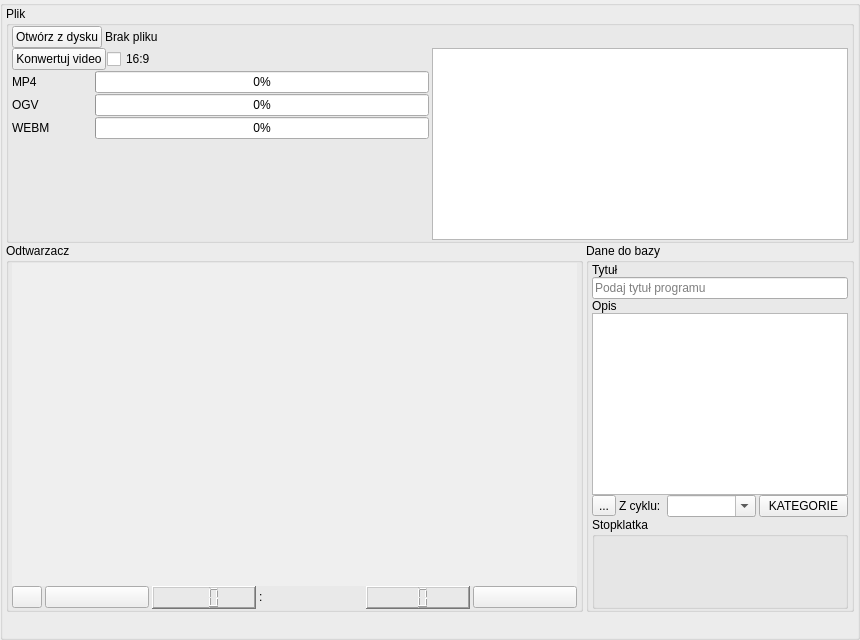
<?xml version="1.0" encoding="UTF-8"?>
<ui version="4.0">
 <class>programGroupBox</class>
 <widget class="QGroupBox" name="programGroupBox">
  <property name="geometry">
   <rect>
    <x>0</x>
    <y>0</y>
    <width>860</width>
    <height>640</height>
   </rect>
  </property>
  <property name="sizePolicy">
   <sizepolicy hsizetype="Fixed" vsizetype="Fixed">
    <horstretch>0</horstretch>
    <verstretch>0</verstretch>
   </sizepolicy>
  </property>
  <property name="minimumSize">
   <size>
    <width>860</width>
    <height>640</height>
   </size>
  </property>
  <property name="windowTitle">
   <string>GroupBox</string>
  </property>
  <property name="title">
   <string/>
  </property>
  <property name="alignment">
   <set>Qt::AlignLeading|Qt::AlignLeft|Qt::AlignTop</set>
  </property>
  <property name="flat">
   <bool>true</bool>
  </property>
  <layout class="QVBoxLayout" name="verticalLayout">
   <property name="spacing">
    <number>0</number>
   </property>
   <property name="leftMargin">
    <number>3</number>
   </property>
   <property name="topMargin">
    <number>0</number>
   </property>
   <property name="rightMargin">
    <number>3</number>
   </property>
   <property name="bottomMargin">
    <number>0</number>
   </property>
   <item>
    <widget class="QGroupBox" name="plikGroup">
     <property name="sizePolicy">
      <sizepolicy hsizetype="MinimumExpanding" vsizetype="Fixed">
       <horstretch>0</horstretch>
       <verstretch>0</verstretch>
      </sizepolicy>
     </property>
     <property name="title">
      <string>Plik</string>
     </property>
     <layout class="QVBoxLayout" name="verticalLayout_7">
      <property name="spacing">
       <number>0</number>
      </property>
      <property name="leftMargin">
       <number>3</number>
      </property>
      <property name="topMargin">
       <number>0</number>
      </property>
      <property name="rightMargin">
       <number>3</number>
      </property>
      <property name="bottomMargin">
       <number>0</number>
      </property>
      <item>
       <layout class="QHBoxLayout" name="horizontalLayout_9">
        <property name="spacing">
         <number>3</number>
        </property>
        <item>
         <widget class="QPushButton" name="openAviButton">
          <property name="sizePolicy">
           <sizepolicy hsizetype="Fixed" vsizetype="Fixed">
            <horstretch>0</horstretch>
            <verstretch>0</verstretch>
           </sizepolicy>
          </property>
          <property name="maximumSize">
           <size>
            <width>16777215</width>
            <height>22</height>
           </size>
          </property>
          <property name="text">
           <string>Otwórz z dysku</string>
          </property>
         </widget>
        </item>
        <item>
         <widget class="QLabel" name="nazwa_pliku">
          <property name="sizePolicy">
           <sizepolicy hsizetype="MinimumExpanding" vsizetype="Preferred">
            <horstretch>0</horstretch>
            <verstretch>0</verstretch>
           </sizepolicy>
          </property>
          <property name="text">
           <string>Brak pliku</string>
          </property>
         </widget>
        </item>
       </layout>
      </item>
      <item>
       <layout class="QHBoxLayout" name="horizontalLayout_11">
        <property name="spacing">
         <number>3</number>
        </property>
        <item>
         <layout class="QVBoxLayout" name="verticalLayout_2">
          <property name="spacing">
           <number>1</number>
          </property>
          <item>
           <layout class="QHBoxLayout" name="horizontalLayout_10">
            <item>
             <widget class="QPushButton" name="convertButton">
              <property name="sizePolicy">
               <sizepolicy hsizetype="Fixed" vsizetype="Fixed">
                <horstretch>0</horstretch>
                <verstretch>0</verstretch>
               </sizepolicy>
              </property>
              <property name="maximumSize">
               <size>
                <width>16777215</width>
                <height>22</height>
               </size>
              </property>
              <property name="text">
               <string>Konwertuj video</string>
              </property>
             </widget>
            </item>
            <item>
             <widget class="QCheckBox" name="wideCheckBox">
              <property name="text">
               <string>16:9</string>
              </property>
             </widget>
            </item>
           </layout>
          </item>
          <item>
           <layout class="QHBoxLayout" name="horizontalLayout_4">
            <property name="spacing">
             <number>3</number>
            </property>
            <item>
             <widget class="QLabel" name="MP4label">
              <property name="minimumSize">
               <size>
                <width>80</width>
                <height>0</height>
               </size>
              </property>
              <property name="text">
               <string>MP4</string>
              </property>
             </widget>
            </item>
            <item>
             <widget class="QProgressBar" name="mp4ProgressBar">
              <property name="sizePolicy">
               <sizepolicy hsizetype="MinimumExpanding" vsizetype="Fixed">
                <horstretch>0</horstretch>
                <verstretch>0</verstretch>
               </sizepolicy>
              </property>
              <property name="minimumSize">
               <size>
                <width>50</width>
                <height>0</height>
               </size>
              </property>
              <property name="maximumSize">
               <size>
                <width>16777215</width>
                <height>16777215</height>
               </size>
              </property>
              <property name="value">
               <number>0</number>
              </property>
              <property name="alignment">
               <set>Qt::AlignCenter</set>
              </property>
             </widget>
            </item>
           </layout>
          </item>
          <item>
           <layout class="QHBoxLayout" name="horizontalLayout_5">
            <property name="spacing">
             <number>3</number>
            </property>
            <item>
             <widget class="QLabel" name="OGVlabel">
              <property name="minimumSize">
               <size>
                <width>80</width>
                <height>0</height>
               </size>
              </property>
              <property name="text">
               <string>OGV</string>
              </property>
             </widget>
            </item>
            <item>
             <widget class="QProgressBar" name="ogvProgressBar">
              <property name="value">
               <number>0</number>
              </property>
              <property name="alignment">
               <set>Qt::AlignCenter</set>
              </property>
             </widget>
            </item>
           </layout>
          </item>
          <item>
           <layout class="QHBoxLayout" name="horizontalLayout_8">
            <property name="spacing">
             <number>3</number>
            </property>
            <item>
             <widget class="QLabel" name="WEBMlabel">
              <property name="minimumSize">
               <size>
                <width>80</width>
                <height>0</height>
               </size>
              </property>
              <property name="text">
               <string>WEBM</string>
              </property>
             </widget>
            </item>
            <item>
             <widget class="QProgressBar" name="webmProgressBar">
              <property name="value">
               <number>0</number>
              </property>
              <property name="alignment">
               <set>Qt::AlignCenter</set>
              </property>
             </widget>
            </item>
           </layout>
          </item>
          <item>
           <spacer name="verticalSpacer">
            <property name="orientation">
             <enum>Qt::Vertical</enum>
            </property>
            <property name="sizeHint" stdset="0">
             <size>
              <width>20</width>
              <height>0</height>
             </size>
            </property>
           </spacer>
          </item>
         </layout>
        </item>
        <item>
         <widget class="QTextBrowser" name="console">
          <property name="sizePolicy">
           <sizepolicy hsizetype="MinimumExpanding" vsizetype="Fixed">
            <horstretch>0</horstretch>
            <verstretch>0</verstretch>
           </sizepolicy>
          </property>
          <property name="minimumSize">
           <size>
            <width>0</width>
            <height>60</height>
           </size>
          </property>
          <property name="openLinks">
           <bool>false</bool>
          </property>
         </widget>
        </item>
       </layout>
      </item>
     </layout>
    </widget>
   </item>
   <item>
    <layout class="QHBoxLayout" name="horizontalLayout">
     <property name="spacing">
      <number>3</number>
     </property>
     <item>
      <widget class="QGroupBox" name="videoGroupBox">
       <property name="sizePolicy">
        <sizepolicy hsizetype="MinimumExpanding" vsizetype="Fixed">
         <horstretch>0</horstretch>
         <verstretch>0</verstretch>
        </sizepolicy>
       </property>
       <property name="minimumSize">
        <size>
         <width>360</width>
         <height>369</height>
        </size>
       </property>
       <property name="maximumSize">
        <size>
         <width>999</width>
         <height>369</height>
        </size>
       </property>
       <property name="title">
        <string>Odtwarzacz</string>
       </property>
       <property name="alignment">
        <set>Qt::AlignLeading|Qt::AlignLeft|Qt::AlignTop</set>
       </property>
       <layout class="QVBoxLayout" name="verticalLayout_3">
        <property name="spacing">
         <number>0</number>
        </property>
        <property name="leftMargin">
         <number>3</number>
        </property>
        <property name="topMargin">
         <number>0</number>
        </property>
        <property name="rightMargin">
         <number>3</number>
        </property>
        <property name="bottomMargin">
         <number>0</number>
        </property>
        <item>
         <widget class="QWidget" name="videoPlayer" native="true">
          <property name="sizePolicy">
           <sizepolicy hsizetype="MinimumExpanding" vsizetype="MinimumExpanding">
            <horstretch>0</horstretch>
            <verstretch>0</verstretch>
           </sizepolicy>
          </property>
          <property name="minimumSize">
           <size>
            <width>400</width>
            <height>226</height>
           </size>
          </property>
          <property name="baseSize">
           <size>
            <width>0</width>
            <height>0</height>
           </size>
          </property>
          <property name="autoFillBackground">
           <bool>true</bool>
          </property>
         </widget>
        </item>
        <item>
         <layout class="QHBoxLayout" name="horizontalLayout_7">
          <property name="spacing">
           <number>0</number>
          </property>
          <item>
           <layout class="QVBoxLayout" name="verticalLayout_5">
            <property name="spacing">
             <number>0</number>
            </property>
            <item>
             <layout class="QHBoxLayout" name="horizontalLayout_6">
              <property name="spacing">
               <number>3</number>
              </property>
              <item>
               <widget class="QPushButton" name="startButton">
                <property name="sizePolicy">
                 <sizepolicy hsizetype="Preferred" vsizetype="Fixed">
                  <horstretch>0</horstretch>
                  <verstretch>0</verstretch>
                 </sizepolicy>
                </property>
                <property name="maximumSize">
                 <size>
                  <width>30</width>
                  <height>16777215</height>
                 </size>
                </property>
                <property name="toolTip">
                 <string>Play</string>
                </property>
                <property name="text">
                 <string/>
                </property>
                <property name="icon">
                 <iconset resource="textedit.qrc">
                  <normaloff>:/images/media-playback-start.png</normaloff>:/images/media-playback-start.png</iconset>
                </property>
               </widget>
              </item>
              <item>
               <widget class="QPushButton" name="pauseButton">
                <property name="minimumSize">
                 <size>
                  <width>20</width>
                  <height>0</height>
                 </size>
                </property>
                <property name="toolTip">
                 <string>Pause</string>
                </property>
                <property name="text">
                 <string/>
                </property>
                <property name="icon">
                 <iconset resource="textedit.qrc">
                  <normaloff>:/images/media-playback-pause.png</normaloff>:/images/media-playback-pause.png</iconset>
                </property>
               </widget>
              </item>
              <item>
               <widget class="QLCDNumber" name="totalTimeMin">
                <property name="maximumSize">
                 <size>
                  <width>16777215</width>
                  <height>28</height>
                 </size>
                </property>
                <property name="toolTip">
                 <string>Czas całkowity [min]</string>
                </property>
                <property name="frameShape">
                 <enum>QFrame::WinPanel</enum>
                </property>
                <property name="frameShadow">
                 <enum>QFrame::Raised</enum>
                </property>
                <property name="smallDecimalPoint">
                 <bool>false</bool>
                </property>
                <property name="digitCount">
                 <number>3</number>
                </property>
               </widget>
              </item>
              <item>
               <widget class="QLabel" name="label_4">
                <property name="sizePolicy">
                 <sizepolicy hsizetype="Preferred" vsizetype="Fixed">
                  <horstretch>0</horstretch>
                  <verstretch>0</verstretch>
                 </sizepolicy>
                </property>
                <property name="text">
                 <string>:</string>
                </property>
               </widget>
              </item>
              <item>
               <widget class="QLCDNumber" name="totalTimeSec">
                <property name="maximumSize">
                 <size>
                  <width>16777215</width>
                  <height>28</height>
                 </size>
                </property>
                <property name="toolTip">
                 <string>Czas całkowity [sec]</string>
                </property>
                <property name="frameShape">
                 <enum>QFrame::WinPanel</enum>
                </property>
                <property name="frameShadow">
                 <enum>QFrame::Raised</enum>
                </property>
                <property name="digitCount">
                 <number>2</number>
                </property>
               </widget>
              </item>
              <item>
               <widget class="QPushButton" name="stopklatkaButton">
                <property name="toolTip">
                 <string>Zapisz stopklatkę</string>
                </property>
                <property name="text">
                 <string/>
                </property>
                <property name="icon">
                 <iconset resource="textedit.qrc">
                  <normaloff>:/images/insert-image.png</normaloff>:/images/insert-image.png</iconset>
                </property>
               </widget>
              </item>
             </layout>
            </item>
           </layout>
          </item>
         </layout>
        </item>
       </layout>
      </widget>
     </item>
     <item alignment="Qt::AlignTop">
      <widget class="QGroupBox" name="daneGroup">
       <property name="sizePolicy">
        <sizepolicy hsizetype="Fixed" vsizetype="MinimumExpanding">
         <horstretch>0</horstretch>
         <verstretch>0</verstretch>
        </sizepolicy>
       </property>
       <property name="minimumSize">
        <size>
         <width>0</width>
         <height>280</height>
        </size>
       </property>
       <property name="title">
        <string>Dane do bazy</string>
       </property>
       <layout class="QVBoxLayout" name="verticalLayout_4">
        <property name="spacing">
         <number>0</number>
        </property>
        <property name="leftMargin">
         <number>3</number>
        </property>
        <property name="topMargin">
         <number>0</number>
        </property>
        <property name="rightMargin">
         <number>3</number>
        </property>
        <property name="bottomMargin">
         <number>0</number>
        </property>
        <item>
         <widget class="QLabel" name="tytulLabel">
          <property name="text">
           <string>Tytuł</string>
          </property>
         </widget>
        </item>
        <item>
         <widget class="QLineEdit" name="tytulLineEdit">
          <property name="sizePolicy">
           <sizepolicy hsizetype="MinimumExpanding" vsizetype="Fixed">
            <horstretch>0</horstretch>
            <verstretch>0</verstretch>
           </sizepolicy>
          </property>
          <property name="placeholderText">
           <string>Podaj tytuł programu</string>
          </property>
         </widget>
        </item>
        <item>
         <widget class="QLabel" name="label_3">
          <property name="text">
           <string>Opis</string>
          </property>
         </widget>
        </item>
        <item>
         <widget class="QPlainTextEdit" name="opis">
          <property name="sizePolicy">
           <sizepolicy hsizetype="Fixed" vsizetype="MinimumExpanding">
            <horstretch>0</horstretch>
            <verstretch>0</verstretch>
           </sizepolicy>
          </property>
          <property name="minimumSize">
           <size>
            <width>0</width>
            <height>0</height>
           </size>
          </property>
         </widget>
        </item>
        <item>
         <layout class="QHBoxLayout" name="horizontalLayout_2">
          <property name="spacing">
           <number>3</number>
          </property>
          <item>
           <widget class="QToolButton" name="charTableButton">
            <property name="text">
             <string>...</string>
            </property>
            <property name="icon">
             <iconset resource="textedit.qrc">
              <normaloff>:/images/character-set.png</normaloff>:/images/character-set.png</iconset>
            </property>
           </widget>
          </item>
          <item>
           <widget class="QLabel" name="cykleLabel">
            <property name="maximumSize">
             <size>
              <width>45</width>
              <height>16777215</height>
             </size>
            </property>
            <property name="text">
             <string>Z cyklu:</string>
            </property>
           </widget>
          </item>
          <item>
           <widget class="QComboBox" name="cykleCombo">
            <property name="toolTip">
             <string>Wybierz lub wpisz tytuł nowego cyklu</string>
            </property>
            <property name="accessibleName">
             <string>Wybierz lub wpisz tytuł nowego cyklu</string>
            </property>
            <property name="accessibleDescription">
             <string>Wybierz lub wpisz tytuł nowego cyklu</string>
            </property>
            <property name="editable">
             <bool>true</bool>
            </property>
           </widget>
          </item>
          <item>
           <widget class="QPushButton" name="katButton">
            <property name="text">
             <string>KATEGORIE</string>
            </property>
           </widget>
          </item>
         </layout>
        </item>
        <item>
         <widget class="QGroupBox" name="stopklatkaBox">
          <property name="minimumSize">
           <size>
            <width>0</width>
            <height>92</height>
           </size>
          </property>
          <property name="maximumSize">
           <size>
            <width>16777215</width>
            <height>92</height>
           </size>
          </property>
          <property name="baseSize">
           <size>
            <width>0</width>
            <height>90</height>
           </size>
          </property>
          <property name="title">
           <string>Stopklatka</string>
          </property>
          <layout class="QHBoxLayout" name="horizontalLayout_3">
           <property name="spacing">
            <number>0</number>
           </property>
           <property name="leftMargin">
            <number>2</number>
           </property>
           <property name="topMargin">
            <number>0</number>
           </property>
           <property name="rightMargin">
            <number>2</number>
           </property>
           <property name="bottomMargin">
            <number>0</number>
           </property>
           <item>
            <widget class="QLabel" name="stopKlatkaLabel">
             <property name="minimumSize">
              <size>
               <width>140</width>
               <height>72</height>
              </size>
             </property>
             <property name="maximumSize">
              <size>
               <width>16777215</width>
               <height>72</height>
              </size>
             </property>
             <property name="baseSize">
              <size>
               <width>0</width>
               <height>72</height>
              </size>
             </property>
             <property name="text">
              <string/>
             </property>
            </widget>
           </item>
           <item>
            <spacer name="horizontalSpacer">
             <property name="orientation">
              <enum>Qt::Horizontal</enum>
             </property>
             <property name="sizeHint" stdset="0">
              <size>
               <width>40</width>
               <height>20</height>
              </size>
             </property>
            </spacer>
           </item>
          </layout>
         </widget>
        </item>
       </layout>
      </widget>
     </item>
    </layout>
   </item>
   <item>
    <spacer name="verticalSpacer_3">
     <property name="orientation">
      <enum>Qt::Vertical</enum>
     </property>
     <property name="sizeHint" stdset="0">
      <size>
       <width>20</width>
       <height>40</height>
      </size>
     </property>
    </spacer>
   </item>
  </layout>
 </widget>
 <resources>
  <include location="textedit.qrc"/>
 </resources>
 <connections/>
</ui>
